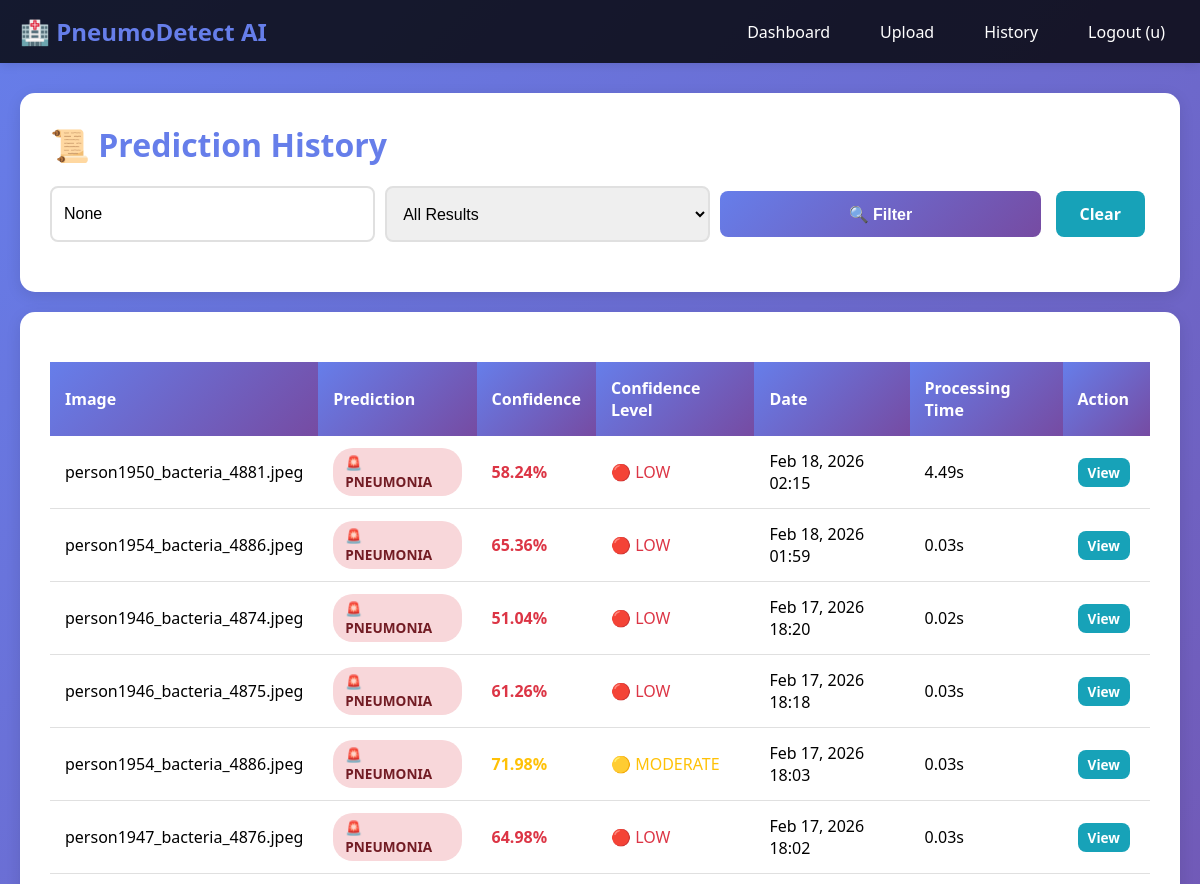
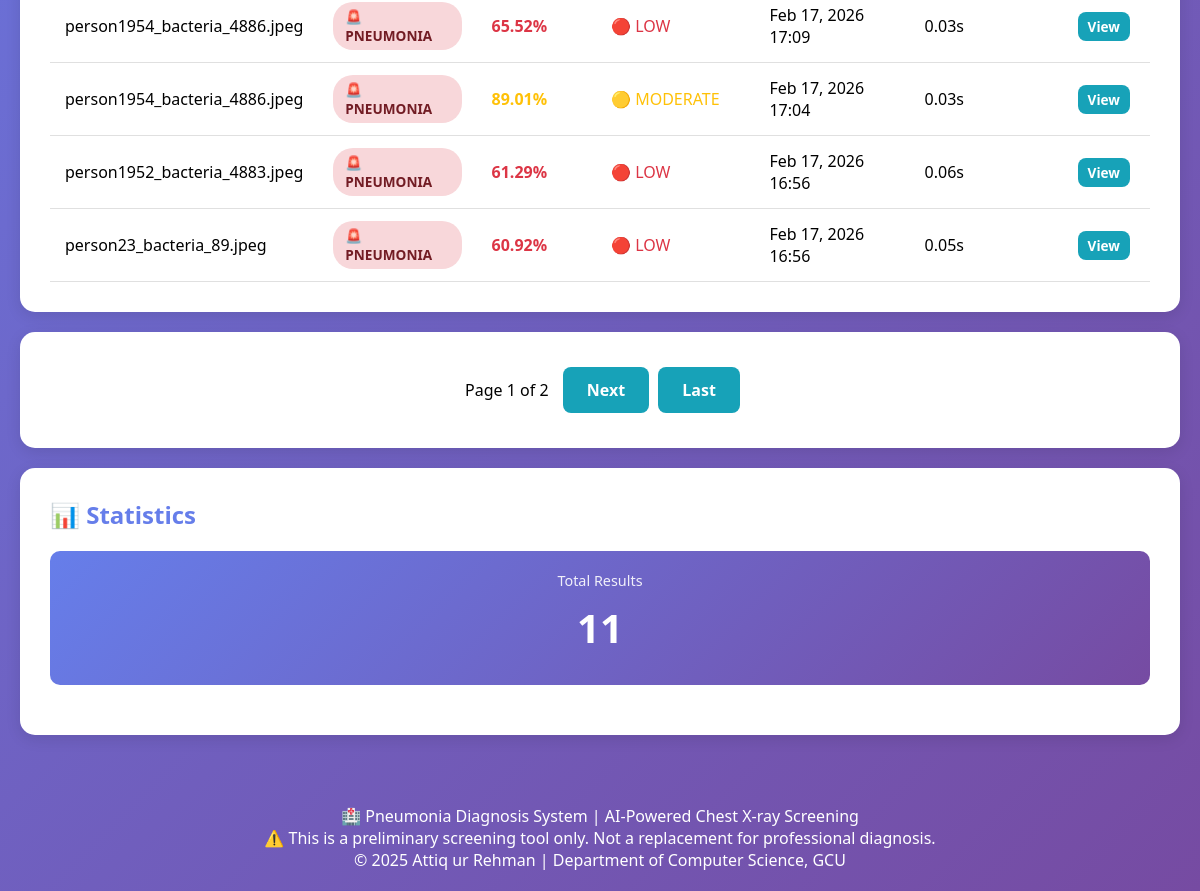
Before: /history/ (signed in) with the older database file (2 pictures, top to bottom).
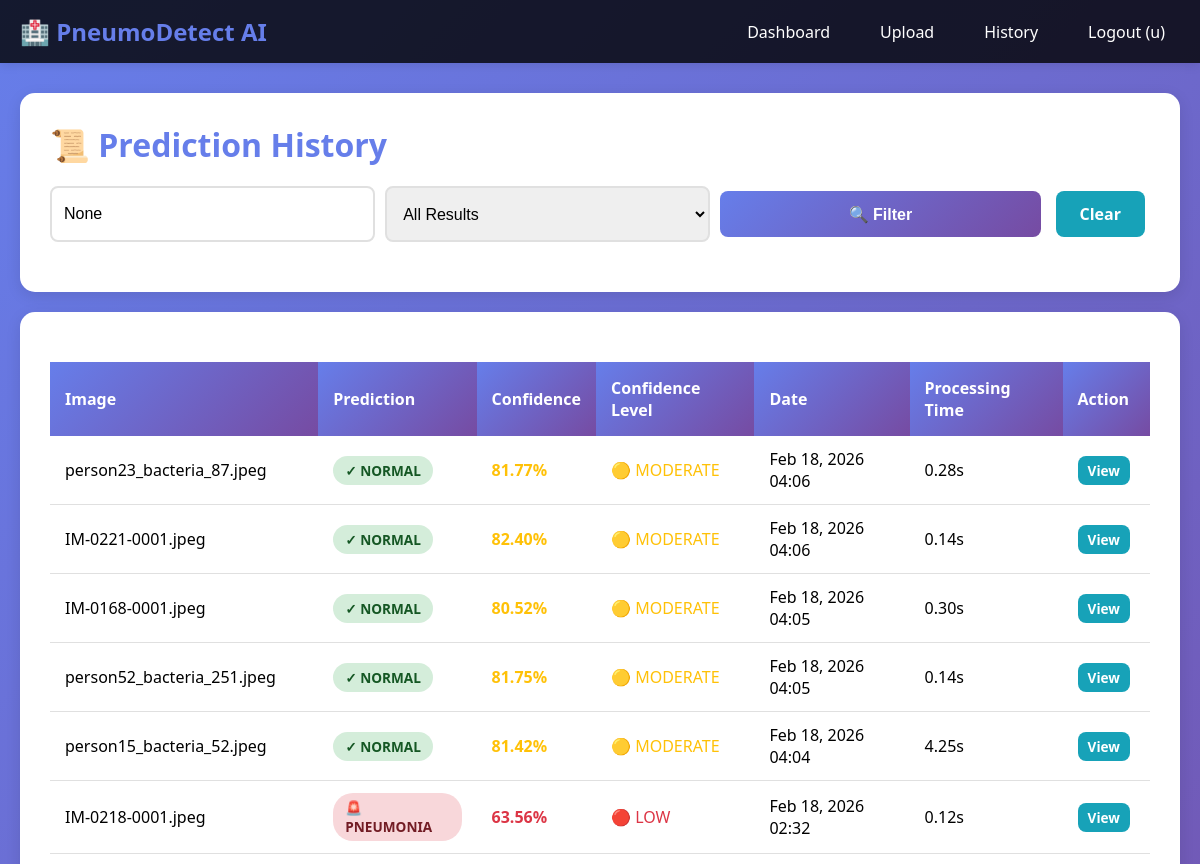
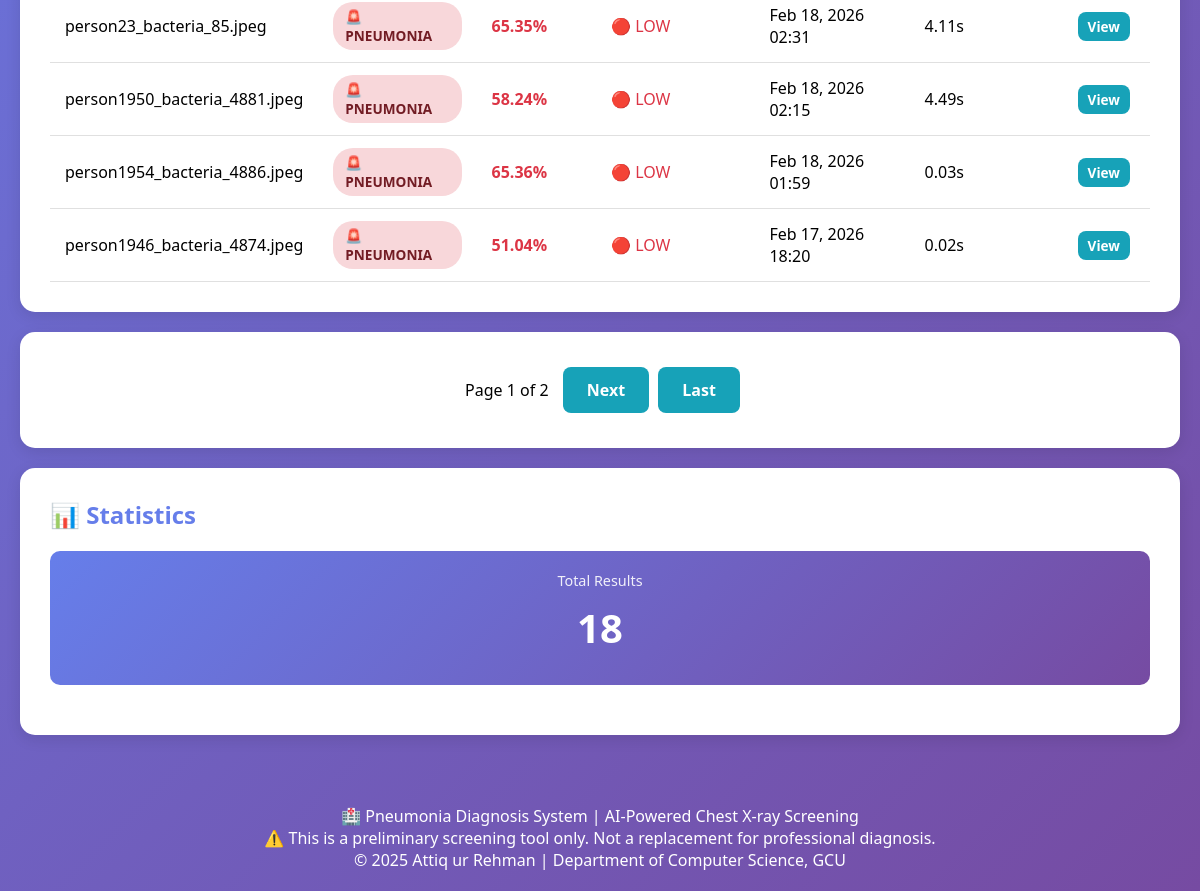
After: the same page with the newer database file (2 pictures, top to bottom).
### model_service/models.py (models this page shows, shortened)
class PredictionResult(models.Model):
    PREDICTION_CHOICES = [
        ('NORMAL', 'Normal'),
        ('PNEUMONIA', 'Pneumonia'),
    ]
    CONFIDENCE_LEVEL_CHOICES = [
        ('HIGH', 'High Confidence (>95%)'),
        ('MODERATE', 'Moderate Confidence (80-95%)'),
        ('LOW', 'Low Confidence (<80%)'),
    ]
    image = models.OneToOneField(XRayImage, on_delete=models.CASCADE, related_name='prediction')
    prediction_label = models.CharField(max_length=20, choices=PREDICTION_CHOICES)
    confidence_score = models.DecimalField(
        max_digits=5,
        decimal_places=4,
        validators=[MinValueValidator(0), MaxValueValidator(1)]
    )
    confidence_level = models.CharField(max_length=20, choices=CONFIDENCE_LEVEL_CHOICES)
    processing_time = models.DecimalField(max_digits=8, decimal_places=3)  # in seconds
    created_at = models.DateTimeField(auto_now_add=True)
    model_version = models.ForeignKey(ModelVersion, on_delete=models.SET_NULL, null=True)
    raw_predictions = models.TextField()  # JSON string storing both class predictions
    is_archived = models.BooleanField(default=False)
    notes = models.TextField(blank=True)
    class Meta:
        ordering = ['-created_at']
        verbose_name = 'Prediction Result'
        verbose_name_plural = 'Prediction Results'
        indexes = [
            models.Index(fields=['image', '-created_at']),
            models.Index(fields=['prediction_label']),
        ]
    def get_confidence_percentage(self):
        return round(float(self.confidence_score) * 100, 2)

class XRayImage(models.Model):
    IMAGE_FORMAT_CHOICES = [
        ('JPEG', 'JPEG'),
        ('PNG', 'PNG'),
    ]
    user = models.ForeignKey(User, on_delete=models.CASCADE, related_name='xray_images')
    original_filename = models.CharField(max_length=255)
    stored_filename = models.CharField(max_length=255)
    file_path = models.ImageField(
        upload_to='xray_images/',
        validators=[FileExtensionValidator(allowed_extensions=['jpg', 'jpeg', 'png'])]
    )
    file_size = models.IntegerField()  # in bytes
    upload_time = models.DateTimeField(auto_now_add=True)
    image_width = models.IntegerField(null=True, blank=True)
    image_height = models.IntegerField(null=True, blank=True)
    format = models.CharField(max_length=10, choices=IMAGE_FORMAT_CHOICES)
    is_preprocessed = models.BooleanField(default=False)
    preprocessing_notes = models.TextField(blank=True)
    class Meta:
        ordering = ['-upload_time']
        verbose_name = 'X-Ray Image'
        verbose_name_plural = 'X-Ray Images'
        indexes = [
            models.Index(fields=['user', '-upload_time']),
        ]

### model_service/views.py (the view)
# urls.py: path('history/', views.history_view, name='history'),
@login_required(login_url='model_service:login')
def history_view(request):
    user = request.user
    predictions = PredictionResult.objects.filter(
        image__user=user
    ).select_related('image', 'model_version').order_by('-created_at')
    label_filter = request.GET.get('label')
    if label_filter in ['NORMAL', 'PNEUMONIA']:
        predictions = predictions.filter(prediction_label=label_filter)
    search_query = request.GET.get('search')
    if search_query:
        predictions = predictions.filter(
            image__original_filename__icontains=search_query
        )
    paginator = Paginator(predictions, 10)
    page_number = request.GET.get('page')
    page_obj = paginator.get_page(page_number)
    context = {
        'page_obj': page_obj,
        'predictions': page_obj.object_list,
        'label_filter': label_filter,
        'search_query': search_query,
    }
    return render(request, 'history.html', context)

### templates/history.html (shortened to what this page needs)
{% extends 'base.html' %}
{% block content %}
<div class="card">
    <h1>📜 Prediction History</h1>
    <form method="get" style="margin: 20px 0;">
        <div style="display: grid; grid-template-columns: 1fr 1fr 1fr auto; gap: 10px;">
            <input type="text" name="search" placeholder="Search by filename..." value="{{ search_query }}">
            <select name="label">
                <option value="">All Results</option>
            </select>
            <button type="submit" class="btn btn-primary">🔍 Filter</button>
            <a href="{% url 'model_service:history' %}" class="btn btn-secondary">Clear</a>
        </div>
    </form>
</div>
{% if page_obj %}
    <div class="card">
        <table>
            <thead>
                <tr>
                    <th>Image</th>
                    <th>Prediction</th>
                    <th>Confidence</th>
                    <th>Confidence Level</th>
                    <th>Date</th>
                    <th>Processing Time</th>
                    <th>Action</th>
                </tr>
            </thead>
            <tbody>
                {% for prediction in predictions %}
                <tr>
                    <td>{{ prediction.image.original_filename|truncatechars:40 }}</td>
                    <td>
                        {% if prediction.prediction_label == 'PNEUMONIA' %}
                            <span class="badge badge-danger">🚨 PNEUMONIA</span>
                        {% else %}
                            <span class="badge badge-success">✓ NORMAL</span>
                        {% endif %}
                    </td>
                    <td>
                        <span class="confidence-{% if prediction.confidence_level == 'HIGH' %}high{% elif prediction.confidence_level == 'MODERATE' %}moderate{% else %}low{% endif %}">
                            {{ prediction.get_confidence_percentage|floatformat:2 }}%
                        </span>
                    </td>
                    <td>
                        {% if prediction.confidence_level == 'HIGH' %}
                            <span style="color: #28a745;">🟢 HIGH</span>
                        {% elif prediction.confidence_level == 'MODERATE' %}
                            <span style="color: #ffc107;">🟡 MODERATE</span>
                        {% else %}
                            <span style="color: #dc3545;">🔴 LOW</span>
                        {% endif %}
                    </td>
                    <td>{{ prediction.created_at|date:"M d, Y H:i" }}</td>
                    <td>{{ prediction.processing_time|floatformat:2 }}s</td>
                    <td>
                        <a href="{% url 'model_service:result' prediction.id %}" class="btn btn-secondary" style="padding: 5px 10px; font-size: 0.85em;">View</a>
                    </td>
                </tr>
                {% endfor %}
            </tbody>
        </table>
    </div>
    {% if page_obj.has_other_pages %}
    <div class="card" style="text-align: center;">
        <span style="margin: 0 10px;">Page {{ page_obj.number }} of {{ page_obj.paginator.num_pages }}</span>
        {% if page_obj.has_next %}
            <a href="?page={{ page_obj.next_page_number }}{% if label_filter %}&label={{ label_filter }}{% endif %}{% if search_query %}&search={{ search_query }}{% endif %}" class="btn btn-secondary">Next</a>
            <a href="?page={{ page_obj.paginator.num_pages }}{% if label_filter %}&label={{ label_filter }}{% endif %}{% if search_query %}&search={{ search_query }}{% endif %}" class="btn btn-secondary">Last</a>
        {% endif %}
    </div>
    {% endif %}
{% else %}
    <div class="card">
        <h2>📭 No Results Found</h2>
        <p>No predictions match your criteria. <a href="{% url 'model_service:upload' %}">Create your first prediction!</a></p>
    </div>
{% endif %}
<div class="card">
    <h2>📊 Statistics</h2>
    <div class="stats-grid">
        <div class="stat-card">
            <div class="stat-label">Total Results</div>
            <div class="stat-value">{{ page_obj.paginator.count }}</div>
        </div>
    </div>
</div>
{% endblock %}

Changed rows visible on the page:
no longer on this page (row unchanged): PredictionResult: image.original_filename "person1946_bacteria_4875.jpeg", prediction_label "🚨 PNEUMONIA", get_confidence_percentage "61.26", confidence_level "🔴 LOW", created_at "Feb 17, 2026 18:18", processing_time "0.03"
no longer on this page (row unchanged): PredictionResult: image.original_filename "person1954_bacteria_4886.jpeg", prediction_label "🚨 PNEUMONIA", get_confidence_percentage "71.98", confidence_level "🟡 MODERATE", created_at "Feb 17, 2026 18:03", processing_time "0.03"
no longer on this page (row unchanged): PredictionResult: image.original_filename "person1947_bacteria_4876.jpeg", prediction_label "🚨 PNEUMONIA", get_confidence_percentage "64.98", confidence_level "🔴 LOW", created_at "Feb 17, 2026 18:02", processing_time "0.03"
no longer on this page (row unchanged): PredictionResult: image.original_filename "person1954_bacteria_4886.jpeg", prediction_label "🚨 PNEUMONIA", get_confidence_percentage "65.52", confidence_level "🔴 LOW", created_at "Feb 17, 2026 17:09", processing_time "0.03"
no longer on this page (row unchanged): PredictionResult: image.original_filename "person1954_bacteria_4886.jpeg", prediction_label "🚨 PNEUMONIA", get_confidence_percentage "89.01", confidence_level "🟡 MODERATE", created_at "Feb 17, 2026 17:04", processing_time "0.03"
no longer on this page (row unchanged): PredictionResult: image.original_filename "person1952_bacteria_4883.jpeg", prediction_label "🚨 PNEUMONIA", get_confidence_percentage "61.29", confidence_level "🔴 LOW", created_at "Feb 17, 2026 16:56", processing_time "0.06"
no longer on this page (row unchanged): PredictionResult: image.original_filename "person23_bacteria_89.jpeg", prediction_label "🚨 PNEUMONIA", get_confidence_percentage "60.92", confidence_level "🔴 LOW", created_at "Feb 17, 2026 16:56", processing_time "0.05"
added PredictionResult: image.original_filename "person23_bacteria_87.jpeg", prediction_label "✓ NORMAL", get_confidence_percentage "81.77", confidence_level "🟡 MODERATE", created_at "Feb 18, 2026 04:06", processing_time "0.28"
added PredictionResult: image.original_filename "IM-0221-0001.jpeg", prediction_label "✓ NORMAL", get_confidence_percentage "82.40", confidence_level "🟡 MODERATE", created_at "Feb 18, 2026 04:06", processing_time "0.14"
added PredictionResult: image.original_filename "IM-0168-0001.jpeg", prediction_label "✓ NORMAL", get_confidence_percentage "80.52", confidence_level "🟡 MODERATE", created_at "Feb 18, 2026 04:05", processing_time "0.30"
added PredictionResult: image.original_filename "person52_bacteria_251.jpeg", prediction_label "✓ NORMAL", get_confidence_percentage "81.75", confidence_level "🟡 MODERATE", created_at "Feb 18, 2026 04:05", processing_time "0.14"
added PredictionResult: image.original_filename "person15_bacteria_52.jpeg", prediction_label "✓ NORMAL", get_confidence_percentage "81.42", confidence_level "🟡 MODERATE", created_at "Feb 18, 2026 04:04", processing_time "4.25"
added PredictionResult: image.original_filename "IM-0218-0001.jpeg", prediction_label "🚨 PNEUMONIA", get_confidence_percentage "63.56", confidence_level "🔴 LOW", created_at "Feb 18, 2026 02:32", processing_time "0.12"
added PredictionResult: image.original_filename "person23_bacteria_85.jpeg", prediction_label "🚨 PNEUMONIA", get_confidence_percentage "65.35", confidence_level "🔴 LOW", created_at "Feb 18, 2026 02:31", processing_time "4.11"
Other visible differences:
{{ page_obj.paginator.count }}: "11" → "18"
